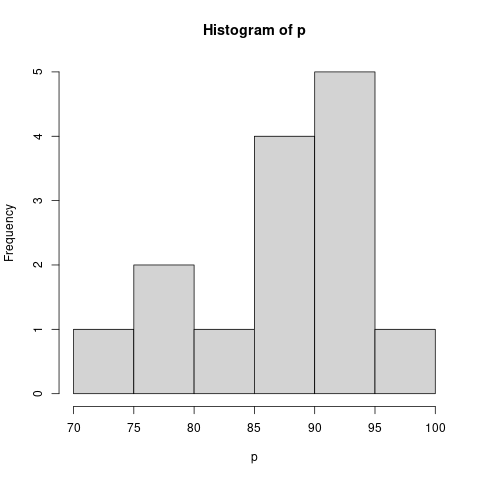

The script that drew this image:
x <- readLines("https://tinyurl.com/ds2-test1-data") |> as.numeric()
x <- x[!is.na(x)]
p <- (x/25)*100
hist(p)
dev.off()
